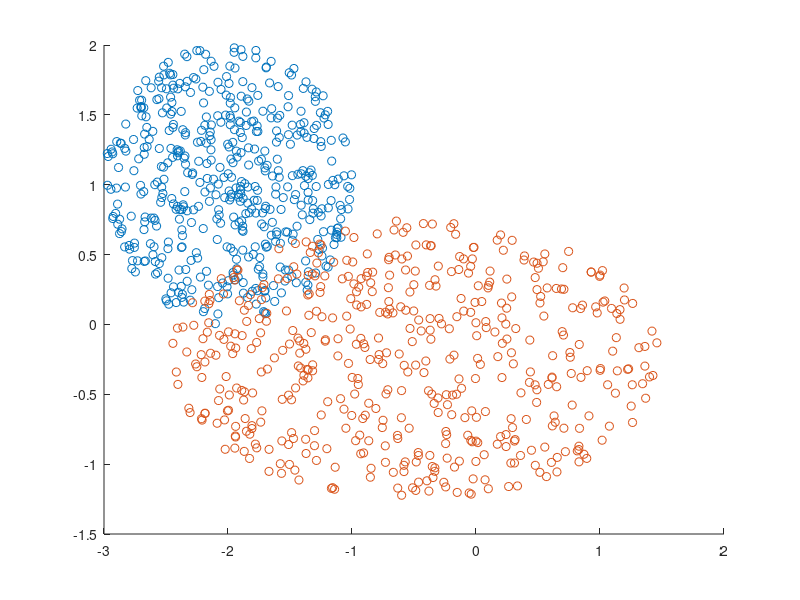

Source code (MATLAB): (Note: this script raises an error after producing the figure.)
close all
clear
Display = [{'1'} {'2'} {'1'} {'2'} {'1'} {'2'}];
crossVDisplay = [{'1'} {'1'} {'0'} {'0'} {'0'} {'1'}];
global PDFxlabel
global CVplottitle

PDFDist = [];
%PDFxlabel = 'Normalized task performance scores';
PDFxlabel = 'LDA projected scores (fNIRS)';
CVplottitle = 'Cross-validated LDA model (FLS score)';

BrainRegions = [1,2];
withScore = 0;
changeDirection = 1;

% Define Parameters
centroid1x = -2;
centroid1y = 1;
centroid2x = -.5;
centroid2y = -.25;
n = 500;

% Simulate data points
a=2*pi.*rand(n,1);
r=sqrt(rand(n,1));
Nx=(1*r).*cos(a)+centroid1x;
Ny=(1*r).*sin(a)+centroid1y;
a=2*pi*rand(n,1);
r=sqrt(rand(n,1));
Ex=(2*r).*cos(a)+centroid2x;
Ey=(1*r).*sin(a)+centroid2y;

% Plot ground truth
figure;
scatter(Nx,Ny,'r.')
hold on
scatter(Ex,Ey,'b.')
hold off


% Classify data
figure;
novicedata = [Nx,Ny];
expertdata = [Ex,Ey];
LDAData    = ReadDatabyRegion(novicedata,expertdata,novicedata, expertdata, BrainRegions,withScore);
LDAModel   = FDA(LDAData.X,LDAData.K,1,'standardlinearFDA');
PlotResults(LDAModel,LDAData,Display,changeDirection);
LDACVModel   = FDA(LDAData.X,LDAData.K,1,'cross_validation');
PlotResults(LDACVModel,LDAData, crossVDisplay,changeDirection);
if (changeDirection==1)
    CVMCE = 100*sum((1-LDACVModel.pValueTypeII)<0.05)/size(LDACVModel.pValueTypeII,2);
else
    CVMCE = 100*sum(LDACVModel.pValueTypeII<0.05)/size(LDACVModel.pValueTypeII,2);
end